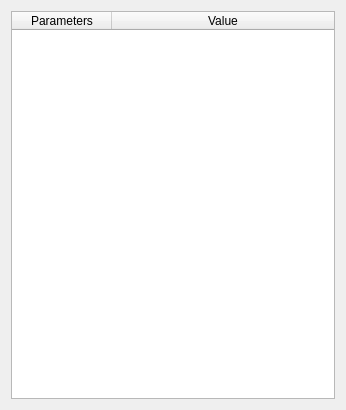
<?xml version="1.0" encoding="UTF-8"?>
<ui version="4.0">
 <class>Dialog</class>
 <widget class="QDialog" name="Dialog">
  <property name="geometry">
   <rect>
    <x>0</x>
    <y>0</y>
    <width>346</width>
    <height>410</height>
   </rect>
  </property>
  <property name="windowTitle">
   <string>Add Parameters</string>
  </property>
  <layout class="QGridLayout" name="gridLayout">
   <item row="0" column="0">
    <widget class="QTableWidget" name="tableWidget">
     <property name="maximumSize">
      <size>
       <width>328</width>
       <height>16777215</height>
      </size>
     </property>
     <attribute name="horizontalHeaderCascadingSectionResizes">
      <bool>false</bool>
     </attribute>
     <attribute name="horizontalHeaderShowSortIndicator" stdset="0">
      <bool>false</bool>
     </attribute>
     <attribute name="horizontalHeaderStretchLastSection">
      <bool>true</bool>
     </attribute>
     <attribute name="verticalHeaderShowSortIndicator" stdset="0">
      <bool>false</bool>
     </attribute>
     <attribute name="verticalHeaderStretchLastSection">
      <bool>false</bool>
     </attribute>
     <column>
      <property name="text">
       <string>Parameters</string>
      </property>
     </column>
     <column>
      <property name="text">
       <string>Value</string>
      </property>
     </column>
    </widget>
   </item>
  </layout>
 </widget>
 <resources/>
 <connections/>
</ui>
